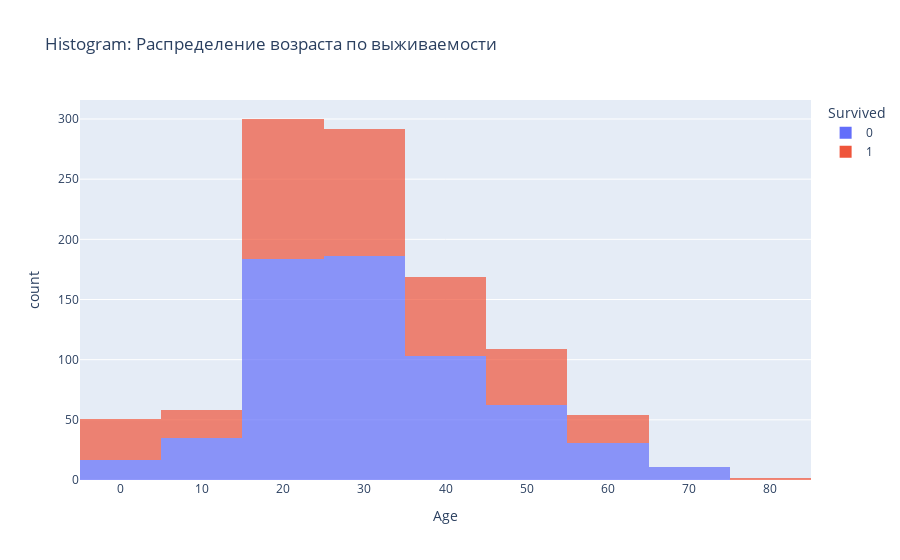

The code cell stored with this chart in its notebook:
### Markdown cell above
##### Интерактивная Histogramm

### Code cell
fig5 = px.histogram(titanic_df, x='Age', color='Survived', nbins=10,
                   title='Histogram: Распределение возраста по выживаемости',
                   barmode='stack', opacity=0.7
                   )
fig5.show()

### Figure 1 — Plotly figure (JSON) as saved in the notebook; plotly's stock layout.template omitted (floating-point values rounded to 4 significant figures; data arrays with more than 128 entries replaced by an {"elided": "..."} marker saying what was removed)
{"data": [{"bingroup": "x", "hovertemplate": "Survived=0<br>Age=%{x}<br>count=%{y}<extra></extra>", "legendgroup": "0", "marker": {"color": "#636efa", "opacity": 0.7, "pattern": {"shape": ""}}, "name": "0", "nbinsx": 10, "orientation": "v", "showlegend": true, "type": "histogram", "x": {"elided": "815 float values"}, "xaxis": "x", "yaxis": "y"}, {"bingroup": "x", "hovertemplate": "Survived=1<br>Age=%{x}<br>count=%{y}<extra></extra>", "legendgroup": "1", "marker": {"color": "#EF553B", "opacity": 0.7, "pattern": {"shape": ""}}, "name": "1", "nbinsx": 10, "orientation": "v", "showlegend": true, "type": "histogram", "x": {"elided": "494 float values"}, "xaxis": "x", "yaxis": "y"}], "layout": {"barmode": "stack", "legend": {"title": {"text": "Survived"}, "tracegroupgap": 0}, "title": {"text": "Histogram: Распределение возраста по выживаемости"}, "xaxis": {"anchor": "y", "domain": [0, 1], "title": {"text": "Age"}}, "yaxis": {"anchor": "x", "domain": [0, 1], "title": {"text": "count"}}}}
